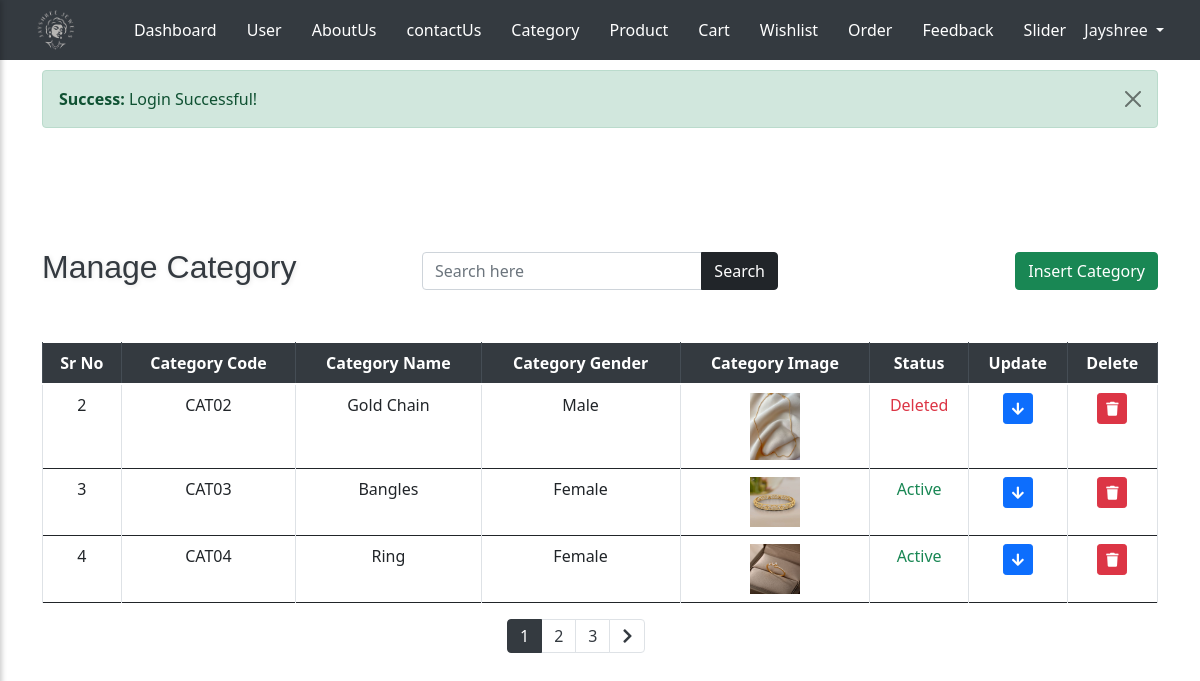
/admin/category.php (signed in), run on the app's committed database.
### tables this page shows
CREATE TABLE `user_tbl` (
  `u_id` int(5) NOT NULL,
  `u_code` varchar(10) NOT NULL,
  `u_fullname` varchar(100) NOT NULL,
  `u_gender` varchar(10) NOT NULL,
  `u_email` varchar(100) NOT NULL,
  `u_mobile` varchar(10) NOT NULL,
  `u_address` varchar(500) NOT NULL,
  `u_city` varchar(30) NOT NULL,
  `u_state` varchar(30) NOT NULL,
  `u_pincode` varchar(6) NOT NULL,
  `u_password` varchar(12) NOT NULL,
  `u_image` varchar(200) NOT NULL,
  `u_status` varchar(20) NOT NULL,
  `u_role` varchar(10) NOT NULL
);

CREATE TABLE `category_tbl` (
  `c_id` int(11) NOT NULL,
  `c_code` varchar(10) NOT NULL,
  `c_name` varchar(255) NOT NULL,
  `c_gender` varchar(10) NOT NULL,
  `c_image` varchar(255) DEFAULT NULL,
  `c_status` varchar(10) NOT NULL
);

### admin/category.php (the view, shortened to what this page needs)
<?php
include_once 'header.php';
include_once '../conn.php';
?>
<div class="container mt-5 pt-2">
    <div class="row mt-5 mb-4 align-items-center">
        <div class="col-12 col-md-4 d-flex justify-content-center justify-content-md-start mb-2 mb-md-0">
            <h2 class="text-center text-md-left">Manage Category</h2>
        </div>
        <div class="col-12 col-md-4 d-flex justify-content-center mb-2 mb-md-0">
            <form method="GET" action="" class="d-flex w-100">
                <div class="input-group w-100">
                    <input type="text" name="search" class="form-control" placeholder="Search here"
                        value="<?php echo isset($_GET['search']) ? $_GET['search'] : ''; ?>">
                    <div class="input-group-append">
                        <button class="btn btn-dark" type="submit">Search</button>
                    </div>
                </div>
            </form>
        </div>
        <div class="col-12 col-md-4 d-flex justify-content-center justify-content-md-end">
            <button id="toggleFormBtnI" class="btn btn-success">Insert Category</button>
        </div>
    </div>
    <div class="row mt-5">
        <div class="col-12">
            <div class="table-responsive">
                <table class="table table-bordered text-center align-middle">
                    <thead class="thead-dark">
                        <tr>
                            <th scope="col">Sr No</th>
                            <th scope="col">Category Code</th>
                            <th scope="col">Category Name</th>
                            <th scope="col">Category Gender</th>
                            <th scope="col">Category Image</th>
                            <th scope="col">Status</th>
                            <th scope="col">Update</th>
                            <th scope="col">Delete</th>
                        </tr>
                    </thead>
                        <?php
                        $search = isset($_GET['search']) ? $_GET['search'] : '';
                        $search_query = '';
                        $q = "SELECT * FROM category_tbl $search_query";
                        $result = mysqli_query($con, $q);
                        $total_records = mysqli_num_rows($result);
                        $records_per_page = 3;
                        $total_pages = ceil($total_records / $records_per_page);
                        $page = isset($_GET['page']) ? $_GET['page'] : 1;
                        $start_from = ($page - 1) * $records_per_page;
                        $q = "SELECT * FROM category_tbl $search_query LIMIT $start_from, $records_per_page";
                        $result = mysqli_query($con, $q);
                        while ($r = mysqli_fetch_assoc($result)) {
                        ?>
                        <tr>
                            <td><?php echo $r['c_id']; ?></td>
                            <td><?php echo $r['c_code']; ?></td>
                            <td><?php echo $r['c_name']; ?></td>
                            <td><?php echo $r['c_gender']; ?></td>
                            <td><img src="<?php echo
                                                        $r['c_image']; ?>" alt="<?php echo $r['c_name']; ?>" width="50"></td>
                            <td><span class="status-text
                                <?php
                                    echo ($r['c_status'] === 'Deleted') ? 'text-danger' :
                                        (($r['c_status'] === 'Inactive') ? 'text-primary' : 'text-success');
                                ?>">
                                <?php echo $r['c_status']; ?>
                            </span>
                            </td>
                            <td><button class="btn btn-primary btn-sm update-btn" data-target-update="#updateRow<?php echo $r['c_id']; ?>"><i
                                        class="fas fa-arrow-down "></button></td>
                            <td><form method="POST" action="">
                                    <button type="submit" name="delete" class="btn btn-danger btn-sm"
                                        onclick="return confirm('Are you sure you want to delete this record?');">
                                        <i class="fas fa-trash"></i>
                                    </button>
                                </form></td>
                        </tr>
                        <?php
                        }
                        ?>
                </table>
            </div>
        </div>
        <div class="row" >
                    <div class="col-md-5"></div>
                <nav class="col-md-2">
                    <ul class="pagination">
                    <?php
                    for ($i = 1; $i <= $total_pages; $i++) {
                        echo "<li class='page-item " . ($i == $page ? 'active' : '') . "'><a class='page-link' href='?page=" . $i . "&search=" . $search . "'>" . $i . "</a></li>";
                    }
                    if ($page < $total_pages) {
                        echo "<li class='page-item'><a class='page-link' href='?page=" . ($page + 1) . "&search=" . $search . "'><i class='fa fa-chevron-right'></i></a></li>";
                    }
                    ?>
                    </ul>
                </nav>
            <div class="col-md-5"></div>
        </div>
    </div>
</div>
</body>
</html>

### admin/header.php (shortened to what this page needs)
<?php
include_once "../conn.php";
    ?>
<!DOCTYPE html>
<html lang="en">
<head>
    <link rel="stylesheet" href="https://cdnjs.cloudflare.com/ajax/libs/font-awesome/5.15.4/css/all.min.css">
    <link rel="stylesheet" href="https://stackpath.bootstrapcdn.com/bootstrap/4.5.2/css/bootstrap.min.css">
    <link rel="stylesheet" href="../css/admin_style.css">
    <link rel="stylesheet" href="../css/bootstrap.min.css">
</head>
<body>
    <header>
        <div class="container">
            <div class="header">
                <div class="header-left ml-3">
                    <a href="index.php" class="logo">
                        <img src="../images/logo.png" alt="Jayshree Jewels Logo" class="logo-img">
                    </a>
                </div>
                <div class="header-middle">
                    <nav>
                        <ul class="nav-links">
                            <li><a href="index.php">Dashboard</a></li>
                            <li><a href="user.php">User </a></li>
                            <li><a href="about_us.php">AboutUs</a></li>
                            <li><a href="contact.php">contactUs</a></li>
                            <li><a href="category.php">Category</a></li>
                            <li><a href="product.php">Product</a></li>
                            <li><a href="cart.php">Cart</a></li>
                            <li><a href="wishlist.php">Wishlist</a></li>
                            <li><a href="order.php">Order</a></li>
                            <li><a href="feedback.php">Feedback</a></li>
                            <li><a href="carouselimage.php">Slider</a></li>
                        </ul>
                    </nav>
                </div>
                <div class="header-right mr-3">
                    <div class="dropdown">
                        <?php
                        if (isset($_SESSION['admin_username'])) {
                            $email = $_SESSION['admin_username'];
                            $q = "SELECT * FROM user_tbl WHERE u_email='$email'";
                            $result = mysqli_query($con, $q);
                            if (mysqli_num_rows($result)) {
                                $r = mysqli_fetch_assoc($result);
                                ?>
                                <a class="text-light dropdown-toggle" href="#" id="adminDropdown" role="button"
                                    data-bs-toggle="dropdown" aria-expanded="false">
                                    <?php echo $r['u_fullname']; ?>
                                </a>
                                <?php
                            }
                        } else {
                            ?>
                            <a class="text-light" href="../signin.php">signin</a>
                            <?php
                        }
                        ?>
                    </div>
                </div>
            </div>
        </div>
    </header>
    <div class="container">
        <div class="row">
            <div class="col-12">
                <?php
                if (isset($_COOKIE['success'])) {
                    ?>
                    <div class="alert alert-success alert-dismissible fade show" role="alert">
                        <strong>Success:</strong> <?php echo $_COOKIE['success']; ?>
                        <button type="button" class="btn-close" data-dismiss="alert" aria-label="Close"></button>
                    </div>
                    <?php
                }
                    ?>
            </div>
        </div>
    </div>

### css/admin_style.css (style rules this page uses)
.header { width: 100%; background-color: #343a40; color: #fff; padding: 10px 20px; display: flex; justify-content: space-between; align-items: center; height: 60px; position: fixed; top: 0; left: 0; z-index: 1000; }
.header-left { flex: 1; display: flex; align-items: center; }
.header-middle { flex: 2; display: flex; justify-content: center; }
.header-right { flex: 1; display: flex; justify-content: flex-end; align-items: center; }
.header .logo-img { height: 40px; }
.nav-links { display: flex; list-style-type: none; margin: 0; padding: 0; }
.nav-links li { margin: 0 15px; }
.nav-links li a { color: #fff; text-decoration: none; font-size: 16px; transition: color 0.3s; }
thead { background-color: #494e53; color: #fff; }
.pagination .page-link { color: #343a40; }
.pagination .page-item.active .page-link { background-color: #343a40; border-color: #343a40; color: #fff; }
h2, h4 { font-family: 'Poppins', sans-serif; color: #343a40; text-shadow: 1px 1px 5px rgba(0, 0, 0, 0.1); }
.row { margin-bottom: 15px; }

### admin/header.php (style rules this page uses)
.alert { margin-top: 70px; z-index: 1000; position: relative; }

### data on the page
user_tbl: u_fullname "Jayshree"
category_tbl: c_id "2", c_code "CAT02", c_name "Gold Chain", c_gender "Male", c_image (picture), c_status "Deleted"
category_tbl: c_id "3", c_code "CAT03", c_name "Bangles", c_gender "Female", c_image (picture), c_status "Active"
category_tbl: c_id "4", c_code "CAT04", c_name "Ring", c_gender "Female", c_image (picture), c_status "Active"

### other printed values
$_COOKIE['success'] "Login Successful!"
